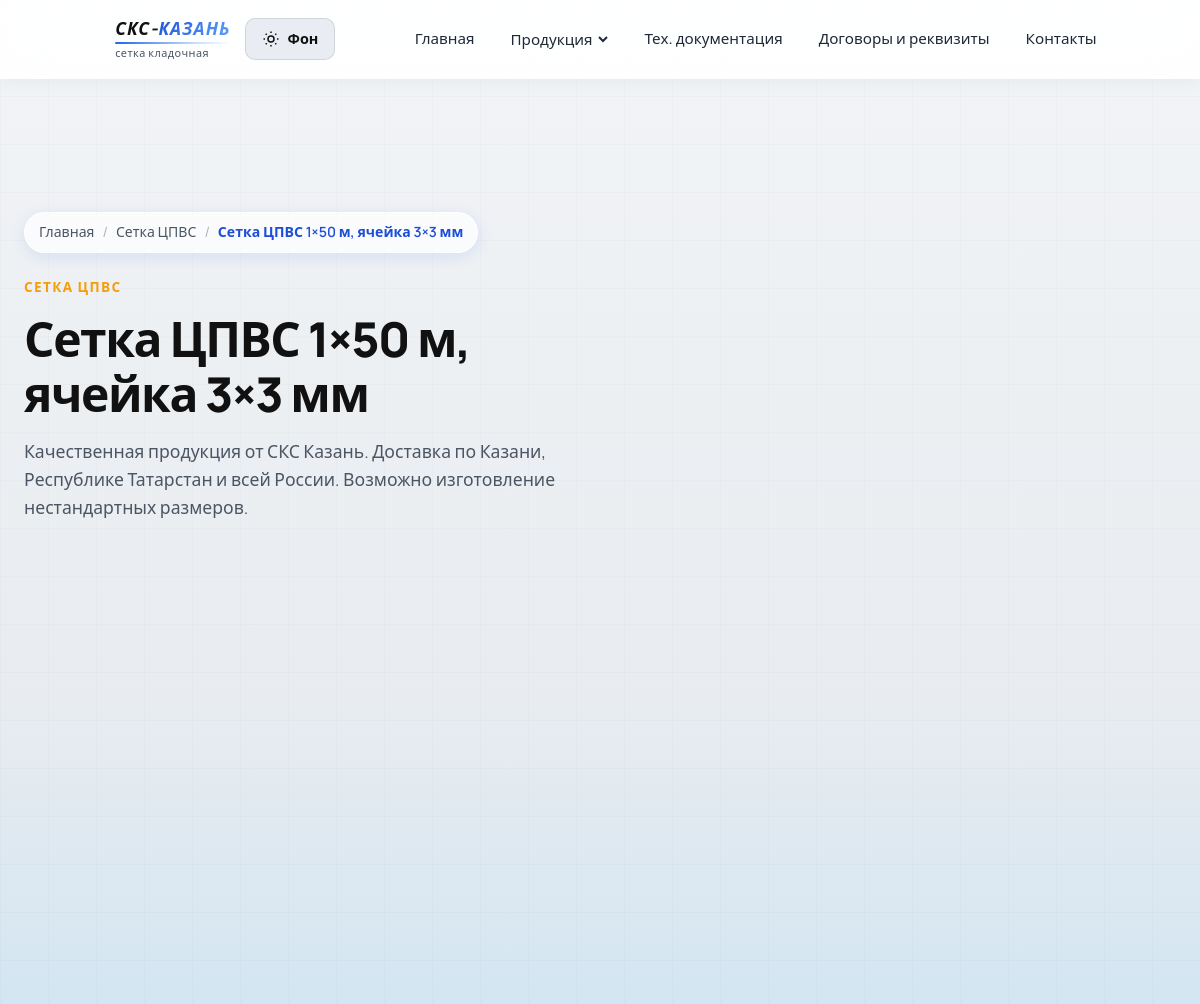
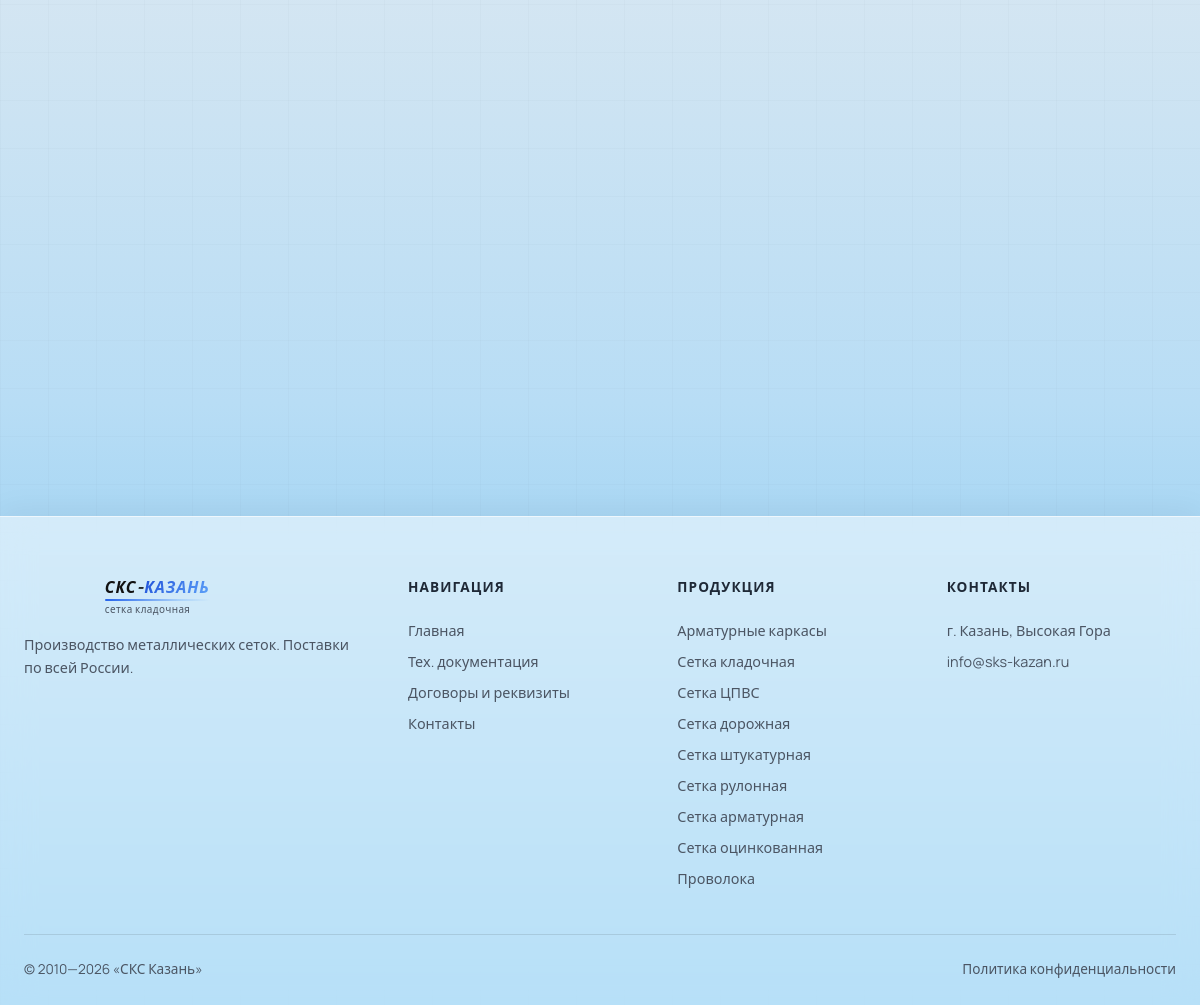
The page /product/setka-cvps/cpvs-1x50-3x3/ on the database its author committed (2 pictures, top to bottom).
### catalog/models.py (models this page shows, shortened)
class Category(models.Model):
    name = models.CharField('Название', max_length=200)
    slug = models.SlugField('URL', unique=True)
    description = models.TextField('Описание', blank=True)
    short_description = models.CharField('Краткое описание', max_length=300, blank=True)
    order = models.PositiveIntegerField('Порядок', default=0)
    is_featured = models.BooleanField('На главной', default=False)
    hero_tagline = models.CharField('Слоган для слайдера', max_length=300, blank=True)
    hero_features = models.TextField('Пункты слайдера (по строке)', blank=True)
    hero_image = models.CharField('Изображение для слайдера', max_length=200, blank=True)
    class Meta:
        ordering = ['order', 'name']
        verbose_name = 'Категория'
        verbose_name_plural = 'Категории'
    def get_absolute_url(self):
        return reverse('catalog:category', kwargs={'slug': self.slug})
    @property
    def mesh_type(self):
        if self.slug == 'armaturnye-karkasy':
            return 'karkasy'
        if self.slug == 'setka-cvps':
            return 'cpvs'
        if self.slug == 'setka-armaturnaya':
            return 'armaturnaya'
        if self.slug == 'provoloka':
            return 'provoloka'
        return 'svarnaya'

class Product(models.Model):
    category = models.ForeignKey(
        Category, on_delete=models.CASCADE, related_name='products', verbose_name='Категория'
    )
    name = models.CharField('Название', max_length=300)
    slug = models.SlugField('URL')
    description = models.TextField('Описание', blank=True)
    preview_image = models.CharField('Изображение', max_length=200, blank=True)
    is_popular = models.BooleanField('Популярный', default=False)
    order = models.PositiveIntegerField('Порядок', default=0)
    class Meta:
        ordering = ['order', 'name']
        verbose_name = 'Товар'
        verbose_name_plural = 'Товары'
        unique_together = [['category', 'slug']]
    def get_absolute_url(self):
        return reverse('catalog:product', kwargs={'category_slug': self.category.slug, 'slug': self.slug})

### catalog/views.py (the view)
# urls.py: path('product/<slug:category_slug>/<slug:slug>/', views.product_detail, name='product'),
def product_detail(request, category_slug, slug):
    product = get_object_or_404(
        Product.objects.select_related('category'),
        category__slug=category_slug,
        slug=slug,
    )
    normalize_kladochnaya_product(product)
    related_products = [
        normalize_kladochnaya_product(related)
        for related in Product.objects.filter(category=product.category).exclude(pk=product.pk)[:4]
    ]
    return render(request, 'catalog/product.html', {
        'product': product,
        'related_products': related_products,
        'breadcrumbs': [
            {'label': product.category.name, 'url': product.category.get_absolute_url()},
            {'label': product.name},
        ],
    })

### catalog/context_processors.py (called while the page is built)
def nav_categories(request):
    return {'nav_categories': visible_categories()}

### catalog/models.py (called while the page is built, shortened)
def normalize_kladochnaya_category(category):
    if category and category.slug == KLADOCHNAYA_LEGACY_SLUG:
        category.name = 'Сетка кладочная'
        category.short_description = 'Кладочная сетка в картах для армирования кладки'
        category.description = (
            'Кладочная сетка продаётся с ячейками 50×50, 100×100, 150×150 и 200×200. Карты популярных размеров '
            'для армирования стен из кирпича, блоков и других материалов.'
        )
        category.hero_tagline = 'Популярные размеры для кладочных работ'
        category.hero_features = 'Ячейки 50×50, 100×100, 150×150 и 200×200\nКарты от 0,1×2 до 2×3\nДля кирпича, блоков и монолитных работ'
    return category

def has_legacy_kladochnaya_category():
    return Category.objects.filter(slug=KLADOCHNAYA_LEGACY_SLUG).exists()

def visible_categories():
    categories = Category.objects.all()
    if has_legacy_kladochnaya_category():
        categories = categories.exclude(slug=KLADOCHNAYA_SLUG)
    return [normalize_kladochnaya_category(category) for category in categories]

def normalize_kladochnaya_product(product):
    if not product:
        return product
    normalize_kladochnaya_category(getattr(product, 'category', None))
    if product.name.startswith('Сетка сварная кладочная'):
        product.name = product.name.replace('Сетка сварная кладочная', 'Сетка кладочная', 1)
    return product

### templates/catalog/product.html (shortened to what this page needs)
{% extends 'base.html' %}
{% load static %}
{% block content %}
<section class="product-hero">
    <div class="container hero-inner">
        <div class="hero-content reveal">
            <nav class="breadcrumbs" aria-label="Навигация">
                {% include "includes/breadcrumbs.html" %}
            </nav>
            <span class="section-label">{{ product.category.name }}</span>
            <h1>{{ product.name }}</h1>
            {% if product.description %}
            <p class="hero-tagline">{{ product.description }}</p>
            {% else %}
            <p class="hero-tagline">Качественная продукция от СКС Казань. Доставка по Казани, Республике Татарстан и всей России. Возможно изготовление нестандартных размеров.</p>
            {% endif %}
        </div>
        <div class="hero-visual reveal delay-1">
            <div class="hero-mesh-card">
                {% include "includes/product_visual.html" with product=product size="hero" %}
            </div>
        </div>
    </div>
</section>
{% if related_products %}
<section class="section related-section">
    <div class="container">
        <div class="products-grid">
        </div>
    </div>
</section>
{% endif %}
{% endblock %}

### templates/base.html (shortened to what this page needs)
{% load static %}
<!DOCTYPE html>
<html lang="ru">
<head>
    <link rel="stylesheet" href="{% static 'css/main.css' %}">
</head>
<body>
    <div class="page-bg"></div>
    <div class="mesh-overlay" aria-hidden="true"></div>
    <header class="site-header" id="header">
        <div class="header-main">
            <div class="container header-main-inner">
                <div class="header-brand">
                    <a href="{% url 'catalog:home' %}" class="logo" aria-label="СКС-КАЗАНЬ — сетка кладочная">
                        <span class="logo-icon" aria-hidden="true">
                            {% include "includes/logo_icon.html" %}
                        </span>
                        <span class="logo-text">
                            <span class="logo-title">СКС-<span class="accent">КАЗАНЬ</span></span>
                            <span class="logo-rule"></span>
                            <span class="logo-subtitle">сетка кладочная</span>
                        </span>
                    </a>
                    <button class="theme-toggle" id="themeToggle" type="button" aria-label="Сменить фон" title="Сменить фон">
                        <svg class="icon-sun" viewBox="0 0 24 24" fill="none" aria-hidden="true">
                            <circle cx="12" cy="12" r="4" stroke="currentColor" stroke-width="2"/>
                            <path d="M12 2v2M12 20v2M4.93 4.93l1.41 1.41M17.66 17.66l1.41 1.41M2 12h2M20 12h2M4.93 19.07l1.41-1.41M17.66 6.34l1.41-1.41" stroke="currentColor" stroke-width="2"/>
                        </svg>
                        <span class="theme-toggle-label">Фон</span>
                    </button>
                </div>
                <nav class="main-nav" id="mainNav">
                    <a href="{% url 'catalog:home' %}" class="nav-link {% if request.resolver_match.url_name == 'home' %}active{% endif %}">Главная</a>
                    <div class="nav-dropdown">
                        <button class="nav-link nav-dropdown-toggle" type="button">
                            Продукция
                            <svg width="12" height="12" viewBox="0 0 12 12"><path d="M2 4l4 4 4-4" stroke="currentColor" stroke-width="2" fill="none"/></svg>
                        </button>
                    </div>
                    <a href="{% url 'catalog:docs' %}" class="nav-link">Тех. документация</a>
                    <a href="{% url 'catalog:contracts' %}" class="nav-link">Договоры и реквизиты</a>
                    <a href="{% url 'catalog:contacts' %}" class="nav-link">Контакты</a>
                </nav>
            </div>
        </div>
    </header>
    <main>{% block content %}{% endblock %}</main>
    <footer class="site-footer">
        <div class="container">
            <div class="footer-grid">
                <div class="footer-brand">
                    <a href="{% url 'catalog:home' %}" class="logo logo-footer" aria-label="СКС-КАЗАНЬ — сетка кладочная">
                        <span class="logo-icon" aria-hidden="true">
                            {% include "includes/logo_icon.html" %}
                        </span>
                        <span class="logo-text">
                            <span class="logo-title">СКС-<span class="accent">КАЗАНЬ</span></span>
                            <span class="logo-rule"></span>
                            <span class="logo-subtitle">сетка кладочная</span>
                        </span>
                    </a>
                    <p>Производство металлических сеток. Поставки по всей России.</p>
                </div>
                <div class="footer-col">
                    <h4>Навигация</h4>
                    <a href="{% url 'catalog:home' %}">Главная</a>
                    <a href="{% url 'catalog:docs' %}">Тех. документация</a>
                    <a href="{% url 'catalog:contracts' %}">Договоры и реквизиты</a>
                    <a href="{% url 'catalog:contacts' %}">Контакты</a>
                </div>
                <div class="footer-col">
                    <h4>Продукция</h4>
                    {% for cat in nav_categories %}
                    <a href="{{ cat.get_absolute_url }}">{{ cat.name }}</a>
                    {% endfor %}
                </div>
                <div class="footer-col">
                    <h4>Контакты</h4>
                    <p>г. Казань, Высокая Гора</p>
                    <a href="mailto:info@sks-kazan.ru">info@sks-kazan.ru</a>
                </div>
            </div>
            <div class="footer-bottom">
                <span>© 2010—2026 «СКС Казань»</span>
                <a href="#">Политика конфиденциальности</a>
            </div>
        </div>
    </footer>
</body>
</html>

### templates/includes/breadcrumbs.html
<a href="{% url 'catalog:home' %}">Главная</a>
{% for crumb in breadcrumbs %}
<span class="breadcrumbs-sep" aria-hidden="true">/</span>
{% if crumb.url %}
<a href="{{ crumb.url }}">{{ crumb.label }}</a>
{% else %}
<span class="breadcrumbs-current">{{ crumb.label }}</span>
{% endif %}
{% endfor %}

### rows shown on the page
Category: label "Сетка ЦПВС", name "Сетка ЦПВС"
Product: label "Сетка ЦПВС 1×50 м, ячейка 3×3 мм", category.name "СЕТКА ЦПВС", name "Сетка ЦПВС 1×50 м, ячейка 3×3 мм"
Category: name "Арматурные каркасы"
Category: name "Сетка кладочная"
Category: name "Сетка дорожная"
Category: name "Сетка штукатурная"
Category: name "Сетка рулонная"
Category: name "Сетка арматурная"
Category: name "Сетка оцинкованная"
Category: name "Проволока"
